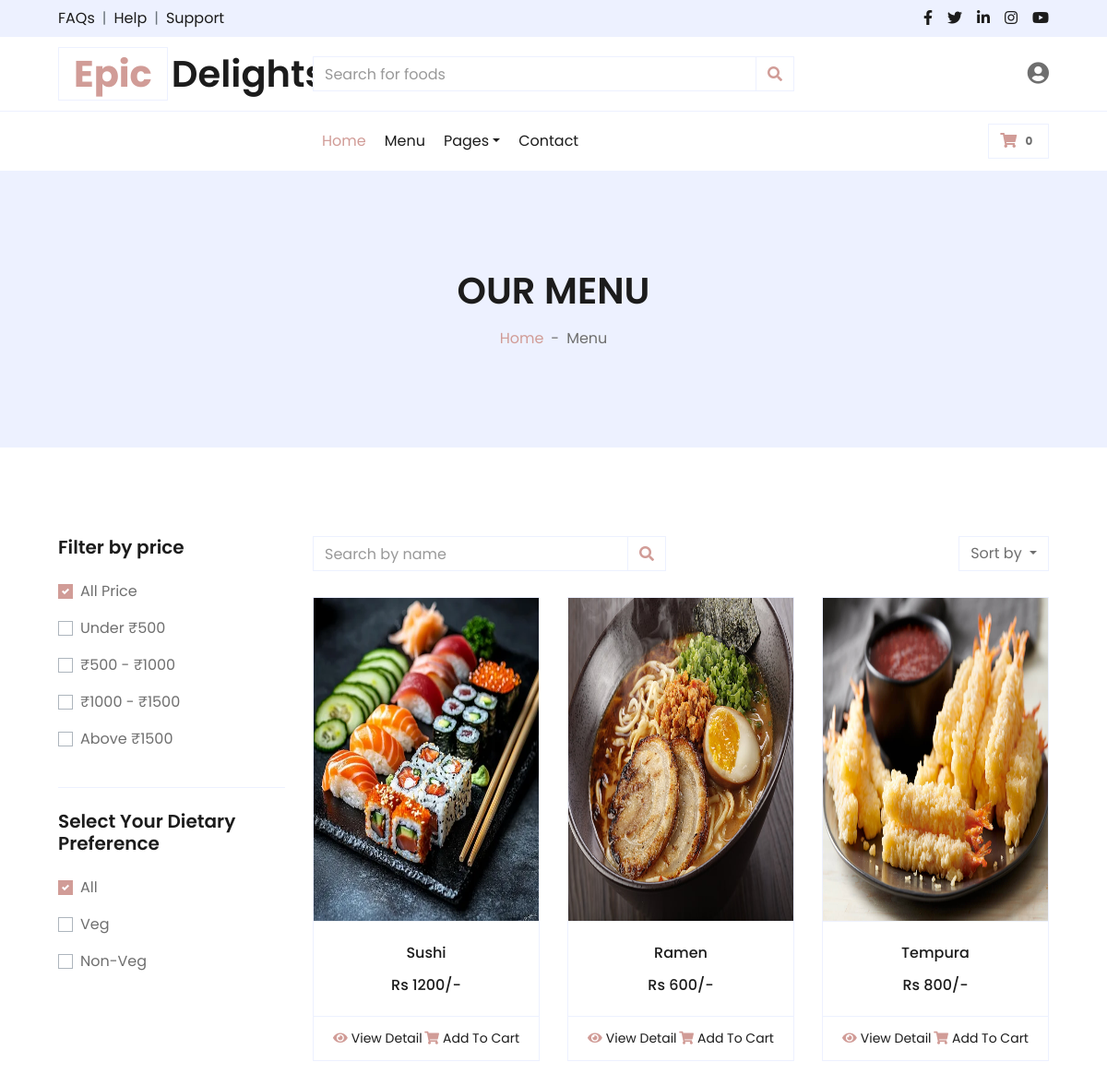
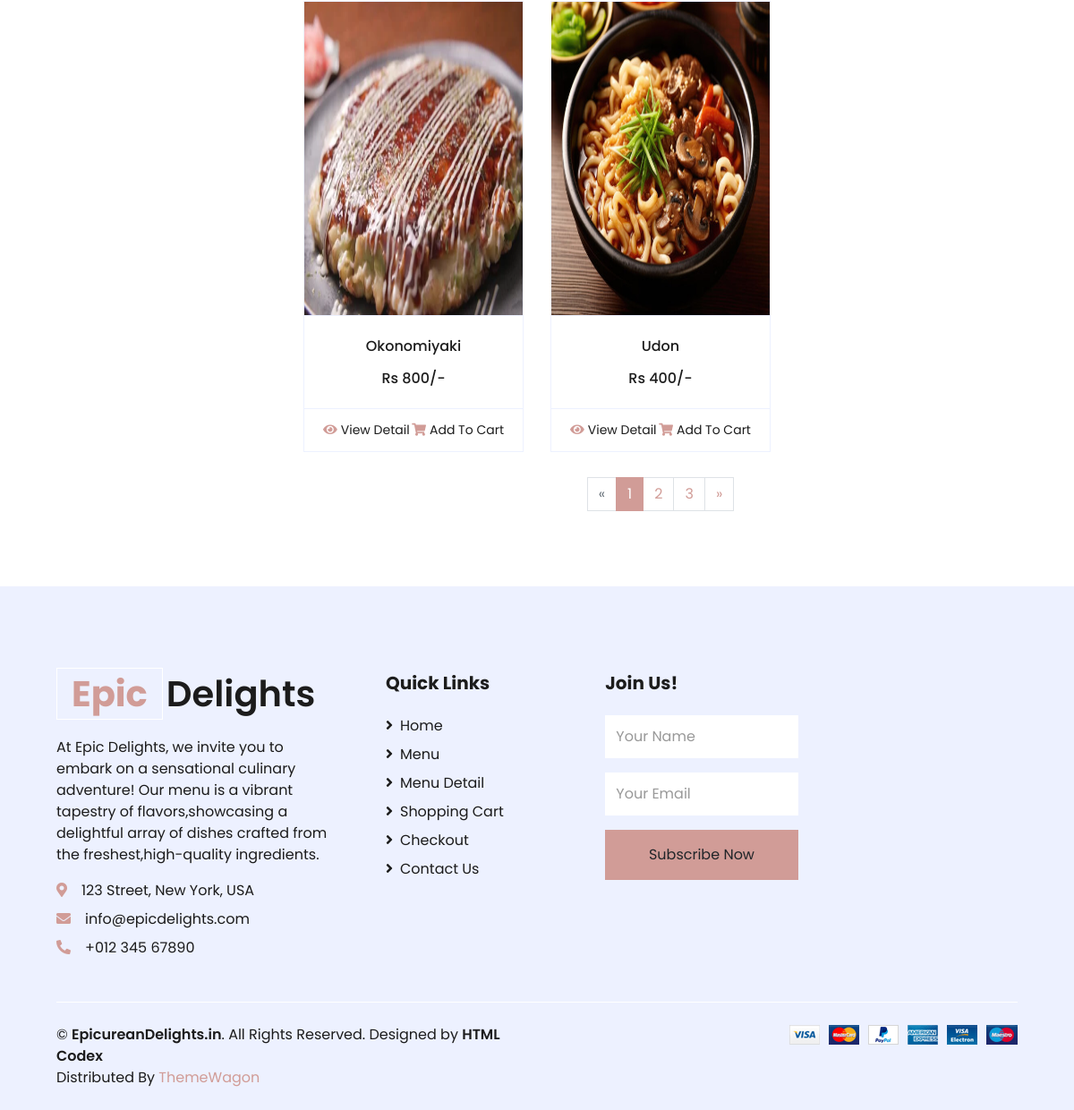
The page /food_filter/Japanese Cuisine/ (signed in) on the database its author committed (2 pictures, top to bottom).
### ResApp/models.py (models this page shows)
class Food_Db(models.Model):
    Style = models.CharField(max_length=100,blank=True,null=True)
    Food_Name = models.CharField(max_length=100,blank=True,null=True)
    Food_Description = models.CharField(max_length=100,blank=True,null=True)
    Quantity = models.IntegerField(blank=True,null=True)
    MRP = models.IntegerField(blank=True,null=True)
    Image1 = models.ImageField(upload_to="Foods",blank=True,null=True)
    Image2 = models.ImageField(upload_to="Foods",blank=True,null=True)

### WebApp/views.py (the view)
# urls.py: path("food_filter/<sty_name>/",views.food_filter,name = "food_filter"),
def food_filter(request,sty_name):
    data = Food_Db.objects.filter(Style = sty_name)
    name = request.session["Name"]
    count = Cart_Db.objects.filter(Holder = name).count()
    return render(request,"Food_Filter.html",{"data":data,"count":count})

### WebApp/templates/Food_Filter.html (shortened to what this page needs)
<!DOCTYPE html>
{% load static %}
<html lang="en">
<head>
    <link href="https://cdnjs.cloudflare.com/ajax/libs/font-awesome/5.10.0/css/all.min.css" rel="stylesheet">
    <link href="{% static 'webapp/lib/owlcarousel/assets/owl.carousel.min.css' %}" rel="stylesheet">
    <link href="{% static 'webapp/css/style.css' %}" rel="stylesheet">
    <link rel="stylesheet" href="{% static 'user/css1/icon_css.css' %}">
</head>
<body>
    <div class="container-fluid">
        <div class="row bg-secondary py-2 px-xl-5">
            <div class="col-lg-6 d-none d-lg-block">
                <div class="d-inline-flex align-items-center">
                    <a class="text-dark" href="">FAQs</a>
                    <span class="text-muted px-2">|</span>
                    <a class="text-dark" href="">Help</a>
                    <span class="text-muted px-2">|</span>
                    <a class="text-dark" href="">Support</a>
                </div>
            </div>
            <div class="col-lg-6 text-center text-lg-right">
                <div class="d-inline-flex align-items-center">
                    <a class="text-dark px-2" href="">
                        <i class="fab fa-facebook-f"></i>
                    </a>
                    <a class="text-dark px-2" href="">
                        <i class="fab fa-twitter"></i>
                    </a>
                    <a class="text-dark px-2" href="">
                        <i class="fab fa-linkedin-in"></i>
                    </a>
                    <a class="text-dark px-2" href="">
                        <i class="fab fa-instagram"></i>
                    </a>
                    <a class="text-dark pl-2" href="">
                        <i class="fab fa-youtube"></i>
                    </a>
                </div>
            </div>
        </div>
        <div class="row align-items-center py-3 px-xl-5">
            <div class="col-lg-3 d-none d-lg-block">
                <a href="" class="text-decoration-none">
                    <h1 class="m-0 display-5 font-weight-semi-bold"><span class="text-primary font-weight-bold border px-3 mr-1">Epic</span>Delights</h1>
                </a>
            </div>
            <div class="col-lg-6 col-6 text-left">
                <form action="">
                    <div class="input-group">
                        <input type="text" class="form-control" placeholder="Search for foods">
                        <div class="input-group-append">
                            <span class="input-group-text bg-transparent text-primary">
                                <i class="fa fa-search"></i>
                            </span>
                        </div>
                    </div>
                </form>
            </div>
            <div class="col-lg-3 col-6 text-right">
                <div class="user-icon" onclick="toggleUserMenu()">
                    <i class="fas fa-user-circle"></i>
                </div>
            </div>
        </div>
    </div>
    <div class="container-fluid">
        <div class="row border-top px-xl-5">
            <div class="col-lg-3 d-none d-lg-block">
            </div>
            <div class="col-lg-9">
                <nav class="navbar navbar-expand-lg bg-light navbar-light py-3 py-lg-0 px-0">
                    <div class="collapse navbar-collapse justify-content-between" id="navbarCollapse">
                        <div class="navbar-nav mr-auto py-0">
                            <a href="{% url 'home_page' %}" class="nav-item nav-link active">Home</a>
                            <a href="{% url 'food_list' %}" class="nav-item nav-link">Menu</a>
                            <div class="nav-item dropdown">
                                <a href="#" class="nav-link dropdown-toggle" data-toggle="dropdown">Pages</a>
                            </div>
                            <a href="{% url 'contact' %}" class="nav-item nav-link">Contact</a>
                        </div>
                        <div class="navbar-nav ml-auto py-0">
                            <a href="{% url 'cart' %}" class="btn border">
                                <i class="fas fa-shopping-cart text-primary"></i>
                                <span class="badge">{{count}}</span>
                            </a>
                        </div>
                    </div>
                </nav>
            </div>
        </div>
    </div>
    <div class="container-fluid bg-secondary mb-5">
        <div class="d-flex flex-column align-items-center justify-content-center" style="min-height: 300px">
            <h1 class="font-weight-semi-bold text-uppercase mb-3">Our Menu</h1>
            <div class="d-inline-flex">
                <p class="m-0"><a href="">Home</a></p>
                <p class="m-0 px-2">-</p>
                <p class="m-0">Menu</p>
            </div>
        </div>
    </div>
    <div class="container-fluid pt-5">
        <div class="row px-xl-5">
            <div class="col-lg-3 col-md-12">
                <div class="border-bottom mb-4 pb-4">
                    <h5 class="font-weight-semi-bold mb-4">Filter by price</h5>
                    <form>
                        <div class="custom-control custom-checkbox d-flex align-items-center justify-content-between mb-3">
                            <label class="custom-control-label" for="price-all">All Price</label>
                        </div>
                        <div class="custom-control custom-checkbox d-flex align-items-center justify-content-between mb-3">
                            <label class="custom-control-label" for="price-1">Under ₹500</label>
                        </div>
                        <div class="custom-control custom-checkbox d-flex align-items-center justify-content-between mb-3">
                            <label class="custom-control-label" for="price-2">₹500 - ₹1000</label>
                        </div>
                        <div class="custom-control custom-checkbox d-flex align-items-center justify-content-between mb-3">
                            <label class="custom-control-label" for="price-3">₹1000 - ₹1500</label>
                        </div>
                        <div class="custom-control custom-checkbox d-flex align-items-center justify-content-between mb-3">
                            <label class="custom-control-label" for="price-4">Above ₹1500</label>
                        </div>
                    </form>
                </div>
                <div class="mb-5">
                    <h5 class="font-weight-semi-bold mb-4">Select Your Dietary Preference</h5>
                    <form>
                        <div class="custom-control custom-checkbox d-flex align-items-center justify-content-between mb-3">
                            <label class="custom-control-label" for="size-all">All</label>
                        </div>
                        <div class="custom-control custom-checkbox d-flex align-items-center justify-content-between mb-3">
                            <label class="custom-control-label" for="size-1">Veg</label>
                        </div>
                        <div class="custom-control custom-checkbox d-flex align-items-center justify-content-between mb-3">
                            <label class="custom-control-label" for="size-2">Non-Veg</label>
                        </div>
                    </form>
                </div>
            </div>
            <div class="col-lg-9 col-md-12">
                <div class="row pb-3">
                    <div class="col-12 pb-1">
                        <div class="d-flex align-items-center justify-content-between mb-4">
                            <form action="">
                                <div class="input-group">
                                    <input type="text" class="form-control" placeholder="Search by name">
                                    <div class="input-group-append">
                                        <span class="input-group-text bg-transparent text-primary">
                                            <i class="fa fa-search"></i>
                                        </span>
                                    </div>
                                </div>
                            </form>
                            <div class="dropdown ml-4">
                                <button class="btn border dropdown-toggle" type="button" id="triggerId" data-toggle="dropdown" aria-haspopup="true"
                                        aria-expanded="false">
                                            Sort by
                                        </button>
                            </div>
                        </div>
                    </div>
                    {% for i in data %}
                    <div class="col-lg-4 col-md-6 col-sm-12 pb-1">
                        <div class="card product-item border-0 mb-4">
                            <div class="card-header product-img position-relative overflow-hidden bg-transparent border p-0">
                                <img class="img-fluid w-100" src="{{i.Image1.url}}" style="width:400px;height:350px" alt="">
                            </div>
                            <div class="card-body border-left border-right text-center p-0 pt-4 pb-3">
                                <h6 class="text-truncate mb-3">{{i.Food_Name}}</h6>
                                <div class="d-flex justify-content-center">
                                    <h6>Rs {{i.MRP}}/-</h6>
                                </div>
                            </div>
                            <div class="card-footer d-flex justify-content-between bg-light border">
                                <a href="{% url 'single_food' i.id %}" class="btn btn-sm text-dark p-0"><i class="fas fa-eye text-primary mr-1"></i>View Detail</a>
                                <a href="" class="btn btn-sm text-dark p-0"><i class="fas fa-shopping-cart text-primary mr-1"></i>Add To Cart</a>
                            </div>
                        </div>
                    </div>
                    {% endfor %}
                    <div class="col-12 pb-1">
                        <nav aria-label="Page navigation">
                          <ul class="pagination justify-content-center mb-3">
                            <li class="page-item disabled">
                              <a class="page-link" href="#" aria-label="Previous">
                                <span aria-hidden="true">&laquo;</span>
                              </a>
                            </li>
                            <li class="page-item active"><a class="page-link" href="#">1</a></li>
                            <li class="page-item"><a class="page-link" href="#">2</a></li>
                            <li class="page-item"><a class="page-link" href="#">3</a></li>
                            <li class="page-item">
                              <a class="page-link" href="#" aria-label="Next">
                                <span aria-hidden="true">&raquo;</span>
                              </a>
                            </li>
                          </ul>
                        </nav>
                    </div>
                </div>
            </div>
        </div>
    </div>
    <div class="container-fluid bg-secondary text-dark mt-5 pt-5">
        <div class="row px-xl-5 pt-5">
            <div class="col-lg-4 col-md-12 mb-5 pr-3 pr-xl-5">
                <a href="" class="text-decoration-none">
                    <h1 class="mb-4 display-5 font-weight-semi-bold"><span class="text-primary font-weight-bold border border-white px-3 mr-1">Epic</span>Delights</h1>
                </a>
                <p>At Epic Delights, we invite you to embark on a sensational culinary adventure! Our menu is a vibrant tapestry of flavors,showcasing a delightful array of dishes crafted from the freshest,high-quality ingredients.</p>
                <p class="mb-2"><i class="fa fa-map-marker-alt text-primary mr-3"></i>123 Street, New York, USA</p>
                <p class="mb-2"><i class="fa fa-envelope text-primary mr-3"></i>info@epicdelights.com</p>
                <p class="mb-0"><i class="fa fa-phone-alt text-primary mr-3"></i>+012 345 67890</p>
            </div>
            <div class="col-lg-8 col-md-12">
                <div class="row">
                    <div class="col-md-4 mb-5">
                        <h5 class="font-weight-bold text-dark mb-4">Quick Links</h5>
                        <div class="d-flex flex-column justify-content-start">
                            <a class="text-dark mb-2" href="{% url 'home_page' %}"><i class="fa fa-angle-right mr-2"></i>Home</a>
                            <a class="text-dark mb-2" href="{% url 'food_list' %}"><i class="fa fa-angle-right mr-2"></i>Menu</a>
                            <a class="text-dark mb-2" href="detail.html"><i class="fa fa-angle-right mr-2"></i>Menu Detail</a>
                            <a class="text-dark mb-2" href="cart.html"><i class="fa fa-angle-right mr-2"></i>Shopping Cart</a>
                            <a class="text-dark mb-2" href="checkout.html"><i class="fa fa-angle-right mr-2"></i>Checkout</a>
                            <a class="text-dark" href="contact.html"><i class="fa fa-angle-right mr-2"></i>Contact Us</a>
                        </div>
                    </div>
                    <div class="col-md-4 mb-5">
                        <h5 class="font-weight-bold text-dark mb-4">Join Us!</h5>
                        <form action="">
                            <div class="form-group">
                                <input type="text" class="form-control border-0 py-4" placeholder="Your Name" required="required" />
                            </div>
                            <div class="form-group">
                                <input type="email" class="form-control border-0 py-4" placeholder="Your Email"
                                    required="required" />
                            </div>
                            <div>
                                <button class="btn btn-primary btn-block border-0 py-3" type="submit">Subscribe Now</button>
                            </div>
                        </form>
                    </div>
                </div>
            </div>
        </div>
        <div class="row border-top border-light mx-xl-5 py-4">
            <div class="col-md-6 px-xl-0">
                <p class="mb-md-0 text-center text-md-left text-dark">
                    &copy; <a class="text-dark font-weight-semi-bold" href="#">EpicureanDelights.in</a>. All Rights Reserved. Designed
                    by
                    <a class="text-dark font-weight-semi-bold" href="">HTML Codex</a><br>
                    Distributed By <a href="" target="_blank">ThemeWagon</a>
                </p>
            </div>
            <div class="col-md-6 px-xl-0 text-center text-md-right">
                <img class="img-fluid" src="{% static 'webapp/img/payments.png' %}" alt="">
            </div>
        </div>
    </div>
</body>
</html>

### rows shown on the page
Food_Db: Image1 (picture), Food_Name "Sushi", MRP "1200"
Food_Db: Image1 (picture), Food_Name "Ramen", MRP "600"
Food_Db: Image1 (picture), Food_Name "Tempura", MRP "800"
Food_Db: Image1 (picture), Food_Name "Okonomiyaki", MRP "800"
Food_Db: Image1 (picture), Food_Name "Udon", MRP "400"

### other values the page prints
{{ count }} "0"
